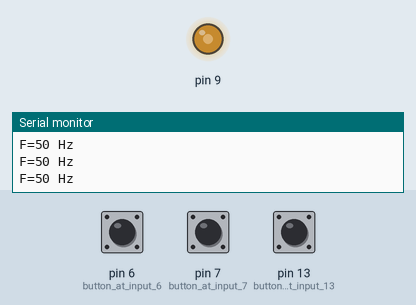
This sketch was run on a simulated Arduino Uno, built with avr-gcc and run on an emulated ATmega328P. On the bench: output pins drawn as LEDs (lit = HIGH), the last lines printed to the serial monitor. Inputs (shaded band) come from the test bench; at power-on: pin 13 (button_at_input_13) LOW, pin 6 (button_at_input_6) LOW, pin 7 (button_at_input_7) LOW.

Above: at 1.4 s.
1.5 s: pin 13 (button_at_input_13) pulled HIGH for 1 s
At 1.95 s:
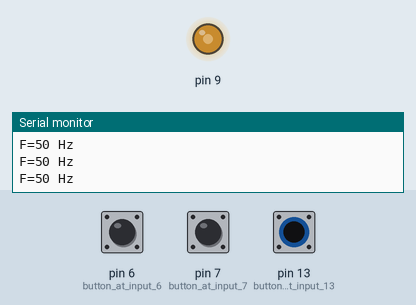
4.2 s: pin 13 (button_at_input_13) pulled HIGH for 0.35 s
At 4.65 s:
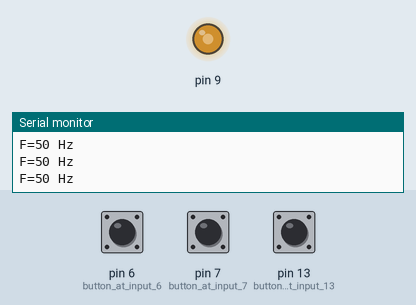
6.3 s: pin 13 (button_at_input_13) pulled HIGH for 3.2 s
At 10.2 s:
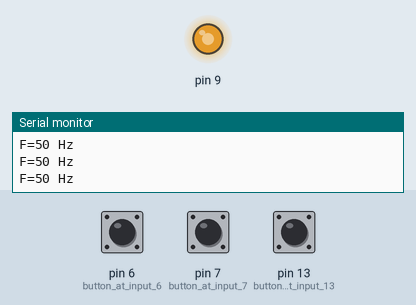
Timing chart, 0 to 11.7 s (numbered marks = the images above; inputs shaded):
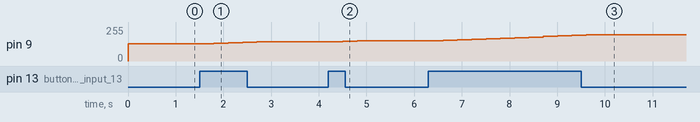

The sketch:

FreqGenerator.ino
```cpp
#include <TimerOne.h>
unsigned long f,k=512;// default 1000 μs (1000 Hz), meander, pulse
int freq = 50;
unsigned long t = (1000000/freq);
byte k1,kn,kn1,kn2;
int drive,drive0;

void setup()
{
  pinMode(9, OUTPUT);
  pinMode(6,INPUT);// button at input 6
  pinMode(7,INPUT);// button at input 7
  pinMode(13,INPUT);// button at input 13
  Serial.begin(9600);
}
void loop()
{
  Timer1.initialize(t); // period
  Timer1.pwm(9, k); // k - fill factor 0-1023.
  kn=digitalRead(6);// button input 6 (- pulse period)
  kn1=digitalRead(7);// button input 7 (+ pulse period)
  kn2=digitalRead(13);// button input 13 (+ circle fill factor)

  if(kn==HIGH){ // decreasing the period (Increase Frequency)

    drive++;
    if(drive<30){
      t=t-1;
    }
    // if the button is held for a long time, the correction of the pulse
    else if(drive>30 && drive<60 ){
      t=t-10;
    }
    else if(drive>=60 && drive<100){
      t=t-100;
    }
    else if(drive>=100){
      t=t-1000;
    }
  }
  else{
    drive=0;
  }

  if(kn1==HIGH){// adding a period (Decrease Frequency)
    drive0++;
    if(drive0<30){
      t=t+1;
      // if the button is held for a long time, the correction of the
    }
    else if(drive0>30 && drive0<60 ){
      t=t+10;
    }
    else if(drive0>=60 && drive0<100){
      t=t+100;
    }
    else if(drive0>=100){
      t=t+1000;
    }
  }
  else{
    drive0=0;
  }
  if(t==0 || t>300000){ // limiting the pulse duration to the minimum, if
    t=1;
  }
  if(t>200000 && t<300000){ // limiting the pulse duration to the

    t=200000;
  }
  f=1000000/t; // calculate the frequency
  k1=k*100/1024; // calculate% fill factor

  if(kn2==HIGH){// button for adjusting the fill factor (in a circle from


    k=k+16;// step 16 out of 1024 (you can do 8 for smoother adjustment)
  }
  if(k==1024){
    k=0;
  }

//  Serial.print("T=");
//  Serial.print(t);
//  Serial.println(" us");
//
//  Serial.print(k1);
//  Serial.println(" %");

  Serial.print("F=");
  Serial.print(f);
  Serial.println(" Hz");
  delay(300);

}
```

Measured:
- after the input at 1.5 s, pin 9: 128/255 → 132/255 after 0.30 s, → 136/255 0.30 s later, → 140/255 0.30 s later, → 144/255 0.30 s later
- after the input at 4.2 s, pin 9: 144/255 → 148/255 after 0.30 s, → 152/255 0.30 s later
- after the input at 6.3 s, pin 9: moves from 152/255 to 196/255 over 3.0 s, starting after 0.31 s
